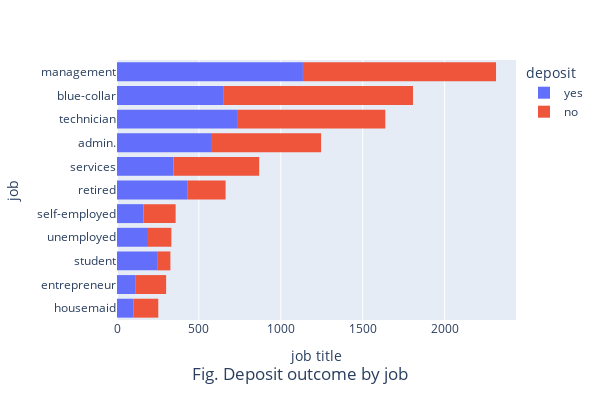

Notebook code for this chart:
### Code cell
# постройте визуализации для открывших и неоткрывших депозит в зависимости от вида профессиональной занятости
fig = px.histogram(data_frame=data, y='job', color='deposit').update_yaxes(categoryorder='total ascending')
fig.update_layout(
    title=dict(text='Fig. Deposit outcome by job', x=.5, y=0.05, xanchor='center'),
    xaxis_title_text = 'job title',
    width=600, height=400,)
fig.show()

### Figure 1 — Plotly figure (JSON) as saved in the notebook; plotly's stock layout.template omitted (floating-point values rounded to 4 significant figures; data arrays with more than 128 entries replaced by an {"elided": "..."} marker saying what was removed)
{"data": [{"alignmentgroup": "True", "bingroup": "y", "hovertemplate": "deposit=yes<br>count=%{x}<br>job=%{y}<extra></extra>", "legendgroup": "yes", "marker": {"color": "#636efa", "pattern": {"shape": ""}}, "name": "yes", "offsetgroup": "yes", "orientation": "h", "showlegend": true, "type": "histogram", "xaxis": "x", "y": {"elided": "4681 str values"}, "yaxis": "y"}, {"alignmentgroup": "True", "bingroup": "y", "hovertemplate": "deposit=no<br>count=%{x}<br>job=%{y}<extra></extra>", "legendgroup": "no", "marker": {"color": "#EF553B", "pattern": {"shape": ""}}, "name": "no", "offsetgroup": "no", "orientation": "h", "showlegend": true, "type": "histogram", "xaxis": "x", "y": {"elided": "5423 str values"}, "yaxis": "y"}], "layout": {"barmode": "relative", "height": 400, "legend": {"title": {"text": "deposit"}, "tracegroupgap": 0}, "margin": {"t": 60}, "title": {"text": "Fig. Deposit outcome by job", "x": 0.5, "xanchor": "center", "y": 0.05}, "width": 600, "xaxis": {"anchor": "y", "domain": [0, 1], "title": {"text": "job title"}}, "yaxis": {"anchor": "x", "categoryorder": "total ascending", "domain": [0, 1], "title": {"text": "job"}}}}
